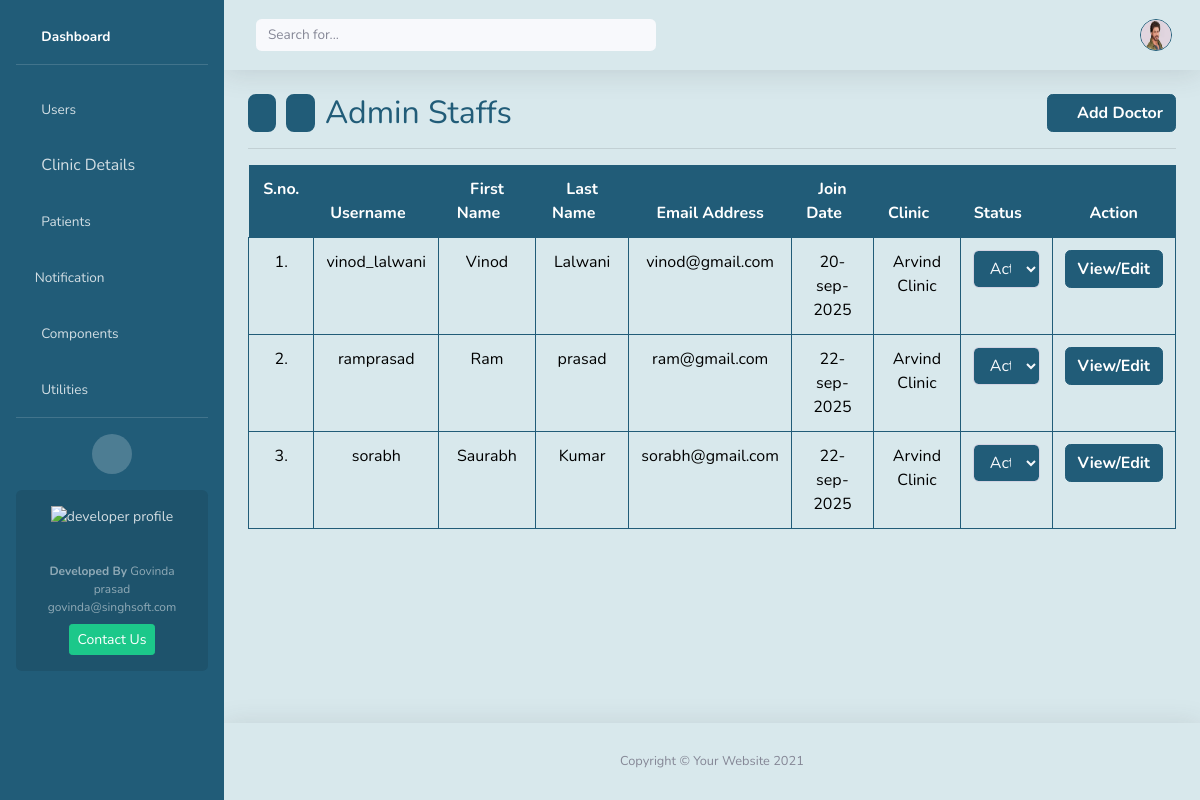
Screenshot of /all-users/ (signed in) with the database file from the repository.
### home/models.py (models this page shows, shortened)
class User(AbstractUser):
    custom_id   = models.CharField(max_length=10, unique=True, blank=False, null=False)
    clinic      = models.ForeignKey('Clinic', on_delete=models.CASCADE, related_name="clinic_users", null=True, blank=True)
    profile_img = models.ImageField(upload_to=rename_image, blank=True)
    phone       = models.CharField(validators=[indian_phone_regex], max_length=15, blank=True, null=True)
    is_superuser= models.BooleanField(default=False)
    is_admin    = models.BooleanField(default=False)    # clinic admin
    is_admin_staff= models.BooleanField(default=False)    # clinic staff
    is_password_reset=models.BooleanField(default=False)
    is_active   = models.BooleanField(default=True)
    updated_at  = models.DateTimeField(auto_now=True)
    objects     = CustomUserManager()

class Clinic(models.Model):
    name    = models.CharField(max_length=255, help_text="Clinic Name", blank=False, null=False)
    address = models.CharField(max_length=255, blank=True)
    city    = models.ForeignKey(City, on_delete=models.SET_NULL, related_name="clinics_in_city", null=True, blank=True, max_length=255)
    state   = models.ForeignKey(Region, on_delete=models.SET_NULL, related_name="clinics_in_state", null=True, blank=True, max_length=255)
    pincode = models.CharField(max_length=6, null=True, blank=True)
    email   = models.EmailField(max_length=50, blank=True, null=True)
    number  = models.CharField(validators=[indian_phone_regex], max_length=15, blank=True, null=True)
    specializations = models.TextField(blank=True, null=True)   #clinic specilization
    created_at = models.DateField(auto_now_add=True)
    updated_at = models.DateField(auto_now=True)
    class Meta:
        permissions = [
            ("can_approve_clinic", "Can Approve Clinic"),
            ("can_view_sensitive_data", "Can View Sensitive Data"),
        ]

### home/views.py (the view)
# urls.py: path('all-users/', views.all_users, name='all_users'),
@require_http_methods(["GET"])
@login_required(login_url='login')
def all_users(request):
    if request.method == 'GET':
        users = User.objects.none()
        if request.user.is_superuser:
            users = User.objects.exclude(username=request.user.username)
        elif request.user.is_admin:
            clinic = request.user.clinic
            if clinic:
                users = User.objects.filter(clinic=clinic).exclude(username=request.user.username)
            else:
                users = None
        else:
            return HttpResponseForbidden(forbidden_message)
        return render(request, 'user_list.html', {'users':users})

### home/context_processors.py (called while the page is built)
def notification_context(request):
    if request.user.is_authenticated:
        unread = Notification.objects.filter(
            receiver=request.user
        ).exclude(
            seen_notes__seen_by=request.user
        ).count()
    else:
        unread = 0
    return {"unread_notifications": unread}

### home/templates/user_list.html (shortened to what this page needs)
{% extends 'layout.html' %}
            {% block content %}
                <div class="d-flex justify-content-between align-items-center">
                    <div class="nav-container" style="display: flex; gap: 10px; justify-content: center;">
                        <button class="cnav-btn" onclick="window.history.back()" title="Back"><i class="fa fa-arrow-left"></i></button>
                        <button class="cnav-btn" onclick="window.history.forward()" title="Forward"><i class="fa fa-arrow-right"></i></button>
                        <h2 class="mb-0 custome-color-dark">Admin Staffs</h2>
                    </div>
                    <a href="{% url 'add_user' %}" class="btn cb" style="font-weight:bold;">
                        <i class="fas fa-plus"></i> Add Doctor
                    </a>
                </div>
                <hr>
                <div class="table-responsive" style="max-height: 550px; overflow-y: auto; overflow-x: auto; position: relative;">
                  <table class="table table-bordered ctb">
                   <thead class="" style="position: sticky; top: 0; z-index: 500;">
                    <tr>
                        <th scope="col">S.no. <i class="fas fa-sort cstm-sort" onclick="sortTable(this)"></i></th>
                        <th scope="col">Username <i class="fas fa-sort cstm-sort" onclick="sortTable(this)"></i></th>
                        <th scope="col">First Name <i class="fas fa-sort cstm-sort" onclick="sortTable(this)"></i></th>
                        <th scope="col">Last Name <i class="fas fa-sort cstm-sort" onclick="sortTable(this)"></i></th>
                        <th scope="col">Email Address</th>
                        <th scope="col">Join Date <i class="fas fa-sort cstm-sort" onclick="reverse()"></i></th>
                        <th scope="col">Clinic <i class="fas fa-sort cstm-sort" onclick="sortTable(this)"></i></th>
                        <th scope="col">Status <i class="fas fa-sort cstm-sort" onclick="sortTable(this)"></i></th>
                        <th scope="col">Action</th>
                    </tr>
                   </thead>
                   <tbody>
                   {% if users %}
                    {% for user in users %}
                    <tr class="">
                        <td>{{forloop.counter}}.</td>
                        <td>{{user.username}}</td>
                        <td>{{user.first_name}}</td>
                        <td>{{user.last_name}}</td>
                        <td>{{user.email}}</td>
                        <td>{{user.date_joined|date:"d-b-Y"}}</td>
                        <td>{{user.clinic.name}}</td>
                        <td>
                            <form class="user_activation_form" method="POST" action="{% url 'update_user_status' %}">
                            <select class="form-control box-background-dark text-light" name="status" onchange="this.form.submit()">
                                <option value="1" {% if user.is_active %}selected{% endif %}>Active</option>
                            </select>
                            </form>
                        </td>
                        <td>
                          <a class="btn cb" href="{% url 'edit_user' user.custom_id  %}">View/Edit</a>
                        </td>
                    </tr>
                    {% endfor %}
                   {% endif %}
                   </tbody>
                  </table>
                </div>
            {% endblock content%}

### home/templates/layout.html (shortened to what this page needs)
{% load static %}
{% load custom_filters %}
<!DOCTYPE html>
<html lang="en">
<head>
    <link href="{% static 'vendor/fontawesome-free/css/all.min.css' %}" rel="stylesheet" type="text/css">
    <link href="{% static 'css/sb-admin-2.min.css' %}" rel="stylesheet">
</head>
<body id="page-top">
    <div id="wrapper">
        <ul class="navbar-nav sidebar sidebar-dark box-background-dark" id="accordionSidebar">
            <li class="nav-item active mt-2" >
                <a class="nav-link" href="{% url 'home' %}">
                    <i class="fas fa-fw fa-tachometer-alt"></i>
                    <span>Dashboard</span></a>
            </li>
            <hr class="sidebar-divider">
            <li class="nav-item">
                <a class="nav-link " href="{% url 'all_users' %}" aria-expanded="true" >
                    <i class="fas fa-fw fa-user"></i>
                    <span>Users</span>
                </a>
            </li>
            <li class="nav-item">
                <a class="nav-link" href="{% url 'clinic' %}" aria-expanded="true">
                    <i class="fas fas fa-fw fa-cog"></i>
                    Clinic Details
                </a>
            </li>
            <li class="nav-item">
                <a class="nav-link " href="{% url 'patients' %}" aria-expanded="true" >
                    <i class="fas fa-fw fa-user"></i>
                    <span>Patients</span>
                </a>
            </li>
            <li class="nav-item">
                <a class="nav-link " href="{% url 'notifications' %}" aria-expanded="true" >
                    <i class="fas fa-envelope-open-text"></i>
                    <span>Notification</span>
                </a>
            </li>
            <li class="nav-item">
                <a class="nav-link collapsed" href="#" data-toggle="collapse" data-target="#collapseTwo"
                    aria-expanded="true" aria-controls="collapseTwo">
                    <i class="fas fa-fw fa-cog"></i>
                    <span>Components</span>
                </a>
            </li>
            <li class="nav-item">
                <a class="nav-link collapsed" href="#" data-toggle="collapse" data-target="#collapseUtilities"
                    aria-expanded="true" aria-controls="collapseUtilities">
                    <i class="fas fa-fw fa-wrench"></i>
                    <span>Utilities</span>
                </a>
            </li>
            <hr class="sidebar-divider d-none d-md-block">
            <div class="text-center d-none d-md-inline">
                <button class="rounded-circle border-0" id="sidebarToggle"></button>
            </div>
            <div class="sidebar-card d-none d-lg-flex">
                <img class="sidebar-card-illustration mb-2" src="{% static "/img/profile.jfif" %}" alt="developer profile">
                <p class="text-center mb-2"><strong>Developed By</strong> Govinda prasad govinda@singhsoft.com</p>
                <a class="btn btn-success btn-sm" href="mailto:govinda@singhsoft.com">Contact Us</a>
            </div>
        </ul>
        <div id="content-wrapper" class="d-flex flex-column">
            <div id="content" style="background: #d8e8ec">
                <nav class="navbar navbar-expand topbar mb-4 static-top shadow">
                    <form class="d-none d-sm-inline-block form-inline mr-auto ml-md-3 my-2 my-md-0 mw-100 navbar-search">
                        <div class="input-group">
                            <input type="text" class="form-control bg-light border-0 small" placeholder="Search for..."
                                aria-label="Search" aria-describedby="basic-addon2" id="search-bar">
                        </div>
                    </form>
                    <ul class="navbar-nav ml-auto">
                        <li class="nav-item dropdown no-arrow mx-1">
                            <a class="nav-link dropdown-toggle" href="#" id="messagesDropdown" role="button"
                                data-toggle="dropdown" aria-haspopup="true" aria-expanded="false" onclick="fetchNotifications()">
                                <i class="fas fa-envelope fa-fw custome-color-dark"></i>
                            </a>
                        </li>
                        <li class="nav-item dropdown no-arrow">
                            <a class="nav-link dropdown-toggle" href="#" id="userDropdown" role="button"
                                data-toggle="dropdown" aria-haspopup="true" aria-expanded="false">
                                {% if request.user.profile_img %}
                                    <img class="img-profile rounded-circle box-background-border-dark"
                                        src="{{request.user.profile_img.url}}" alt="profile image" title="{{request.user.username}}">
                                {% else %}
                                    <div class="img-profile rounded-circle user-face" title="{{request.user.username}}">
                                        {{ request.user.username|get_first_letter|upper }}
                                    </div>
                                {% endif %}
                            </a>
                        </li>
                    </ul>
                </nav>
                <div class="container-fluid">
                    {% block content %}{% endblock %}
                </div>
            </div>
            <footer class="sticky-footer box-background-light shadow">
                <div class="container my-auto">
                    <div class="copyright text-center my-auto" style="">
                        <span>Copyright &copy; Your Website 2021</span>
                    </div>
                </div>
            </footer>
        </div>
    </div>
</body>
</html>

### home/templates/layout.html (style rules this page uses)
.cnav-btn { color: white; font-weight:bold; border-radius: 8px; cursor: pointer; background-color: rgba(33, 92, 120, 1)!important; border: 2px solid rgba(33, 92, 120, 1)!important; }
.box-background-dark { background-color: rgba(33, 92, 120, 1)!important; }
.box-background-light { background-color: #d8e8ec; }
.custome-color-dark { color: rgba(33, 92, 120, 1); }
.box-background-border-dark { background-color: rgba(33, 92, 120, 1)!important; border: 1px solid rgba(33, 92, 120, 1)!important; }
.cb { background-color: rgba(33, 92, 120, 1)!important; border: 1px solid rgba(33, 92, 120, 1)!important; color: white; font-weight: bold; }
.ctb { border: 0px solid rgba(33, 92, 120, 1)!important; }
.ctb th { text-align:center; border: 0px solid rgba(33, 92, 120, 1)!important; background-color: rgba(33, 92, 120, 1)!important; color:white; }
.ctb td { text-align:center; border: 1px solid rgba(33, 92, 120, 1)!important; color:black; font-weight:normal; }

### rows the page displays
User: user.profile_img (picture)
User: username "vinod_lalwani", first_name "Vinod", last_name "Lalwani", email "vinod@gmail.com", date_joined "20-sep-2025", clinic.name "Arvind Clinic", status "Active"
User: username "ramprasad", first_name "Ram", last_name "prasad", email "ram@gmail.com", date_joined "22-sep-2025", clinic.name "Arvind Clinic", status "Active"
User: username "sorabh", first_name "Saurabh", last_name "Kumar", email "sorabh@gmail.com", date_joined "22-sep-2025", clinic.name "Arvind Clinic", status "Active"
